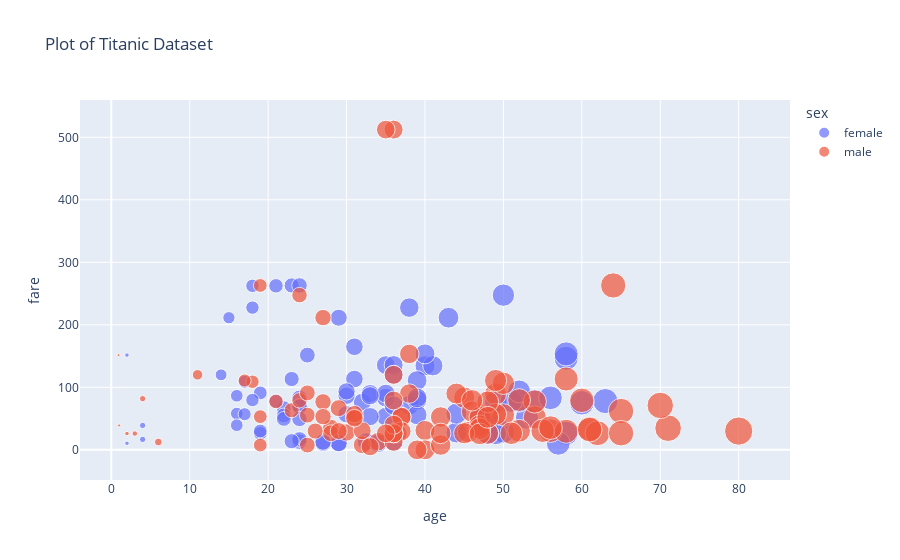

The notebook cell this image was saved under:
### Code cell
# drop NaN values
df.dropna(inplace=True)

# scatter plot
fig = px.scatter(df, x='age', y='fare', color='sex', size='age', title='Plot of Titanic Dataset')

# show the fig
fig.show()

# save the fig
# Save the plot in 300 DPI as a PNG file
fig.write_image("./outputs/02_scatterplot.png", scale=5)  # Scale up by a factor of 5 to achieve 300 DPI (5*60 = 300)

### Figure 1 — Plotly figure (JSON) as saved in the notebook; plotly's stock layout.template omitted (floating-point values rounded to 4 significant figures)
{"data": [{"hovertemplate": "sex=female<br>age=%{marker.size}<br>fare=%{y}<extra></extra>", "legendgroup": "female", "marker": {"color": "#636efa", "size": [38, 35, 4, 58, 49, 29, 23, 32.5, 19, 22, 50, 44, 58, 2, 31, 32, 35, 29, 30, 58, 35, 63, 19, 2, 50, 17, 30, 24, 18, 31, 40, 36, 36, 16, 41, 24, 24, 22, 60, 24, 23, 24, 33, 14, 23, 35, 54, 25, 16, 34, 30, 44, 22, 36, 48, 39, 53, 39, 39, 18, 52, 40, 4, 21, 24, 15, 18, 24, 38, 27, 29, 21, 33, 36, 51, 57, 43, 17, 49, 33, 52, 27, 39, 16, 48, 47, 56, 19], "sizemode": "area", "sizeref": 0.2, "symbol": "circle"}, "mode": "markers", "name": "female", "orientation": "v", "showlegend": true, "type": "scatter", "x": [38, 35, 4, 58, 49, 29, 23, 32.5, 19, 22, 50, 44, 58, 2, 31, 32, 35, 29, 30, 58, 35, 63, 19, 2, 50, 17, 30, 24, 18, 31, 40, 36, 36, 16, 41, 24, 24, 22, 60, 24, 23, 24, 33, 14, 23, 35, 54, 25, 16, 34, 30, 44, 22, 36, 48, 39, 53, 39, 39, 18, 52, 40, 4, 21, 24, 15, 18, 24, 38, 27, 29, 21, 33, 36, 51, 57, 43, 17, 49, 33, 52, 27, 39, 16, 48, 47, 56, 19], "xaxis": "x", "y": [71.28, 53.1, 16.7, 26.55, 76.73, 10.5, 263, 13, 26.28, 66.6, 28.71, 27.72, 146.5, 10.46, 113.3, 76.29, 83.47, 10.46, 86.5, 153.5, 135.6, 77.96, 91.08, 151.6, 247.5, 108.9, 56.93, 83.16, 262.4, 164.9, 134.5, 135.6, 13, 57.98, 134.5, 263, 13, 55, 75.25, 69.3, 113.3, 16.7, 90, 120, 13.79, 90, 78.27, 151.6, 86.5, 10.5, 93.5, 57.98, 49.5, 71, 39.6, 79.65, 51.48, 55.9, 110.9, 79.65, 78.27, 153.5, 39, 77.96, 69.3, 211.3, 227.5, 49.5, 227.5, 10.5, 211.3, 262.4, 86.5, 120, 77.96, 10.5, 211.3, 57, 25.93, 53.1, 93.5, 12.47, 83.16, 39.4, 25.93, 52.55, 83.16, 30], "yaxis": "y"}, {"hovertemplate": "sex=male<br>age=%{marker.size}<br>fare=%{y}<extra></extra>", "legendgroup": "male", "marker": {"color": "#EF553B", "size": [54, 34, 28, 19, 65, 45, 25, 46, 71, 23, 21, 47, 24, 54, 37, 24, 36.5, 61, 56, 1, 3, 40, 38, 44, 37, 62, 52, 40, 37, 36, 0.92, 45.5, 38, 29, 2, 25, 27, 36, 32, 28, 50, 64, 4, 52, 30, 49, 65, 48, 47, 25, 58, 55, 18, 36, 47, 45, 50, 17, 36, 36, 60, 49, 42, 61, 80, 32, 48, 56, 58, 47, 31, 36, 27, 31, 49, 42, 35, 42, 48, 19, 27, 35, 36, 70, 19, 6, 29, 46, 11, 39, 51, 31, 33, 26], "sizemode": "area", "sizeref": 0.2, "symbol": "circle"}, "mode": "markers", "name": "male", "orientation": "v", "showlegend": true, "type": "scatter", "x": [54, 34, 28, 19, 65, 45, 25, 46, 71, 23, 21, 47, 24, 54, 37, 24, 36.5, 61, 56, 1, 3, 40, 38, 44, 37, 62, 52, 40, 37, 36, 0.92, 45.5, 38, 29, 2, 25, 27, 36, 32, 28, 50, 64, 4, 52, 30, 49, 65, 48, 47, 25, 58, 55, 18, 36, 47, 45, 50, 17, 36, 36, 60, 49, 42, 61, 80, 32, 48, 56, 58, 47, 31, 36, 27, 31, 49, 42, 35, 42, 48, 19, 27, 35, 36, 70, 19, 6, 29, 46, 11, 39, 51, 31, 33, 26], "xaxis": "x", "y": [51.86, 13, 35.5, 263, 61.98, 83.47, 7.65, 61.17, 34.65, 63.36, 77.29, 52, 247.5, 77.29, 53.1, 79.2, 26, 33.5, 30.7, 39, 26, 31, 90, 90, 52.55, 26.55, 79.65, 0, 29.7, 12.88, 151.6, 28.5, 153.5, 66.6, 26, 55.44, 211.5, 120, 8.05, 26.55, 55.9, 263, 81.86, 30.5, 27.75, 89.1, 26.55, 26.55, 38.5, 91.08, 29.7, 30.5, 108.9, 26.29, 34.02, 26.55, 106.4, 110.9, 26.39, 40.12, 79.2, 56.93, 52.55, 32.32, 30, 30.5, 76.73, 35.5, 113.3, 25.59, 52, 512.3, 76.73, 57, 110.9, 7.65, 26.29, 26.29, 52, 7.65, 53.1, 512.3, 78.85, 71, 53.1, 12.47, 30, 79.2, 120, 0, 26.55, 50.5, 5, 30], "yaxis": "y"}], "layout": {"legend": {"itemsizing": "constant", "title": {"text": "sex"}, "tracegroupgap": 0}, "title": {"text": "Plot of Titanic Dataset"}, "xaxis": {"anchor": "y", "domain": [0, 1], "title": {"text": "age"}}, "yaxis": {"anchor": "x", "domain": [0, 1], "title": {"text": "fare"}}}}
